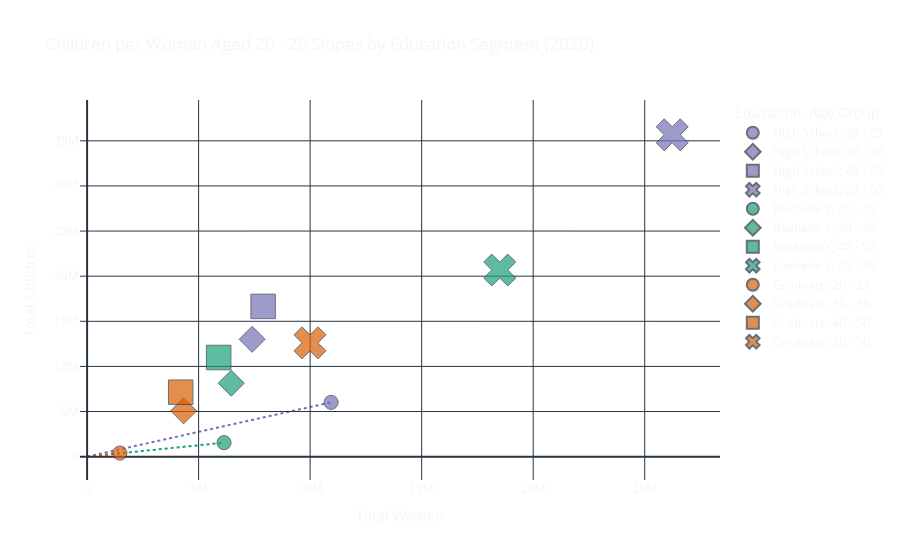

Notebook code cell kept with this figure:
### Code cell
size = {
    "20 - 29": 10,
    "30 - 39": 20,
    "40 - 50": 30,
    "20 - 50": 40,
}
fdf = make_education_filtered_df(df.copy()).groupby(["Year", "Education"], as_index=False).agg({"Birth Rate": "sum", "Children Ever Born per Woman": "sum", "Total Women": "sum", "Total Children": "sum", "Total Births": "sum"})
fdf["Age Group"] = "20 - 50"
fdf = pd.concat([fdf, df])
fdf = make_education_filtered_df(fdf)
fdf["Size"] = fdf["Age Group"].replace(size)
fdf["Education Order"] = fdf["Education"].apply(lambda x: education_rank_order.index(x))
fdf = fdf.sort_values(["Education Order", "Size"])


YEAR = 2020
fdf = fdf[fdf["Year"] == YEAR]


def draw_line(fig, df, education, age_group, color):
    row = df[(df["Education"] == education) & (df["Age Group"] == age_group)].iloc[0]
    fig.add_shape(
        type="line",
        x0=0,
        y0=0,
        x1=row["Total Women"],
        y1=row["Total Children"],
        layer="below",
        line=dict(
            color=color,
            width=2,
            dash="dot",
        ),
    )

for age_group in ["20 - 29", "30 - 39", "40 - 50", "20 - 50"]:

    fig = px.scatter(
        fdf,
        x="Total Women",
        y="Total Children",
        symbol="Age Group",
        color="Education",
        size="Size",
        template="plotly_dark",
        color_discrete_sequence=[colorbrewer.Dark2[2], colorbrewer.Dark2[0], colorbrewer.Dark2[1]],
        title=f"Children per Woman Aged {age_group} Slopes by Education Segment ({YEAR})",
        hover_data=["Children Ever Born per Woman"]
    )

    education_groups = fdf["Education"].unique()
    for education, age_group, color in zip(education_groups, [age_group] * len(education), [colorbrewer.Dark2[2], colorbrewer.Dark2[0], colorbrewer.Dark2[1]]):
        draw_line(
            fig,
            fdf,
            education,
            age_group,
            color
        )

    fig.update_layout(
        paper_bgcolor='rgba(0,0,0,0)',
        plot_bgcolor='rgba(0,0,0,0)',
    )
    fig.show()

### Figure 1 — Plotly figure (JSON) as saved in the notebook; plotly's stock layout.template omitted (floating-point values rounded to 4 significant figures)
{"data": [{"customdata": [[0.5499]], "hovertemplate": "Education=High School<br>Age Group=20 - 29<br>Total Women=%{x}<br>Total Children=%{y}<br>Size=%{marker.size}<br>Children Ever Born per Woman=%{customdata[0]}<extra></extra>", "legendgroup": "High School, 20 - 29", "marker": {"color": "rgb(117,112,179)", "size": [10], "sizemode": "area", "sizeref": 0.1, "symbol": "circle"}, "mode": "markers", "name": "High School, 20 - 29", "orientation": "v", "showlegend": true, "type": "scatter", "x": [10940000], "xaxis": "x", "y": [6016273], "yaxis": "y"}, {"customdata": [[1.757]], "hovertemplate": "Education=High School<br>Age Group=30 - 39<br>Total Women=%{x}<br>Total Children=%{y}<br>Size=%{marker.size}<br>Children Ever Born per Woman=%{customdata[0]}<extra></extra>", "legendgroup": "High School, 30 - 39", "marker": {"color": "rgb(117,112,179)", "size": [20], "sizemode": "area", "sizeref": 0.1, "symbol": "diamond"}, "mode": "markers", "name": "High School, 30 - 39", "orientation": "v", "showlegend": true, "type": "scatter", "x": [7400000], "xaxis": "x", "y": [13000760], "yaxis": "y"}, {"customdata": [[2.11]], "hovertemplate": "Education=High School<br>Age Group=40 - 50<br>Total Women=%{x}<br>Total Children=%{y}<br>Size=%{marker.size}<br>Children Ever Born per Woman=%{customdata[0]}<extra></extra>", "legendgroup": "High School, 40 - 50", "marker": {"color": "rgb(117,112,179)", "size": [30], "sizemode": "area", "sizeref": 0.1, "symbol": "square"}, "mode": "markers", "name": "High School, 40 - 50", "orientation": "v", "showlegend": true, "type": "scatter", "x": [7892000], "xaxis": "x", "y": [16649122], "yaxis": "y"}, {"customdata": [[1.36]], "hovertemplate": "Education=High School<br>Age Group=20 - 50<br>Total Women=%{x}<br>Total Children=%{y}<br>Size=%{marker.size}<br>Children Ever Born per Woman=%{customdata[0]}<extra></extra>", "legendgroup": "High School, 20 - 50", "marker": {"color": "rgb(117,112,179)", "size": [40], "sizemode": "area", "sizeref": 0.1, "symbol": "x"}, "mode": "markers", "name": "High School, 20 - 50", "orientation": "v", "showlegend": true, "type": "scatter", "x": [26232000], "xaxis": "x", "y": [35666155], "yaxis": "y"}, {"customdata": [[0.252]], "hovertemplate": "Education=Bachelor's<br>Age Group=20 - 29<br>Total Women=%{x}<br>Total Children=%{y}<br>Size=%{marker.size}<br>Children Ever Born per Woman=%{customdata[0]}<extra></extra>", "legendgroup": "Bachelor's, 20 - 29", "marker": {"color": "rgb(27,158,119)", "size": [10], "sizemode": "area", "sizeref": 0.1, "symbol": "circle"}, "mode": "markers", "name": "Bachelor's, 20 - 29", "orientation": "v", "showlegend": true, "type": "scatter", "x": [6139000], "xaxis": "x", "y": [1547028], "yaxis": "y"}, {"customdata": [[1.26]], "hovertemplate": "Education=Bachelor's<br>Age Group=30 - 39<br>Total Women=%{x}<br>Total Children=%{y}<br>Size=%{marker.size}<br>Children Ever Born per Woman=%{customdata[0]}<extra></extra>", "legendgroup": "Bachelor's, 30 - 39", "marker": {"color": "rgb(27,158,119)", "size": [20], "sizemode": "area", "sizeref": 0.1, "symbol": "diamond"}, "mode": "markers", "name": "Bachelor's, 30 - 39", "orientation": "v", "showlegend": true, "type": "scatter", "x": [6463000], "xaxis": "x", "y": [8143380], "yaxis": "y"}, {"customdata": [[1.863]], "hovertemplate": "Education=Bachelor's<br>Age Group=40 - 50<br>Total Women=%{x}<br>Total Children=%{y}<br>Size=%{marker.size}<br>Children Ever Born per Woman=%{customdata[0]}<extra></extra>", "legendgroup": "Bachelor's, 40 - 50", "marker": {"color": "rgb(27,158,119)", "size": [30], "sizemode": "area", "sizeref": 0.1, "symbol": "square"}, "mode": "markers", "name": "Bachelor's, 40 - 50", "orientation": "v", "showlegend": true, "type": "scatter", "x": [5899000], "xaxis": "x", "y": [10989837], "yaxis": "y"}, {"customdata": [[1.118]], "hovertemplate": "Education=Bachelor's<br>Age Group=20 - 50<br>Total Women=%{x}<br>Total Children=%{y}<br>Size=%{marker.size}<br>Children Ever Born per Woman=%{customdata[0]}<extra></extra>", "legendgroup": "Bachelor's, 20 - 50", "marker": {"color": "rgb(27,158,119)", "size": [40], "sizemode": "area", "sizeref": 0.1, "symbol": "x"}, "mode": "markers", "name": "Bachelor's, 20 - 50", "orientation": "v", "showlegend": true, "type": "scatter", "x": [18501000], "xaxis": "x", "y": [20680245], "yaxis": "y"}, {"customdata": [[0.268]], "hovertemplate": "Education=Graduate<br>Age Group=20 - 29<br>Total Women=%{x}<br>Total Children=%{y}<br>Size=%{marker.size}<br>Children Ever Born per Woman=%{customdata[0]}<extra></extra>", "legendgroup": "Graduate, 20 - 29", "marker": {"color": "rgb(217,95,2)", "size": [10], "sizemode": "area", "sizeref": 0.1, "symbol": "circle"}, "mode": "markers", "name": "Graduate, 20 - 29", "orientation": "v", "showlegend": true, "type": "scatter", "x": [1471000], "xaxis": "x", "y": [394228], "yaxis": "y"}, {"customdata": [[1.173]], "hovertemplate": "Education=Graduate<br>Age Group=30 - 39<br>Total Women=%{x}<br>Total Children=%{y}<br>Size=%{marker.size}<br>Children Ever Born per Woman=%{customdata[0]}<extra></extra>", "legendgroup": "Graduate, 30 - 39", "marker": {"color": "rgb(217,95,2)", "size": [20], "sizemode": "area", "sizeref": 0.1, "symbol": "diamond"}, "mode": "markers", "name": "Graduate, 30 - 39", "orientation": "v", "showlegend": true, "type": "scatter", "x": [4327000], "xaxis": "x", "y": [5075571], "yaxis": "y"}, {"customdata": [[1.702]], "hovertemplate": "Education=Graduate<br>Age Group=40 - 50<br>Total Women=%{x}<br>Total Children=%{y}<br>Size=%{marker.size}<br>Children Ever Born per Woman=%{customdata[0]}<extra></extra>", "legendgroup": "Graduate, 40 - 50", "marker": {"color": "rgb(217,95,2)", "size": [30], "sizemode": "area", "sizeref": 0.1, "symbol": "square"}, "mode": "markers", "name": "Graduate, 40 - 50", "orientation": "v", "showlegend": true, "type": "scatter", "x": [4196000], "xaxis": "x", "y": [7141592], "yaxis": "y"}, {"customdata": [[1.262]], "hovertemplate": "Education=Graduate<br>Age Group=20 - 50<br>Total Women=%{x}<br>Total Children=%{y}<br>Size=%{marker.size}<br>Children Ever Born per Woman=%{customdata[0]}<extra></extra>", "legendgroup": "Graduate, 20 - 50", "marker": {"color": "rgb(217,95,2)", "size": [40], "sizemode": "area", "sizeref": 0.1, "symbol": "x"}, "mode": "markers", "name": "Graduate, 20 - 50", "orientation": "v", "showlegend": true, "type": "scatter", "x": [9994000], "xaxis": "x", "y": [12611391], "yaxis": "y"}], "layout": {"legend": {"itemsizing": "constant", "title": {"text": "Education, Age Group"}, "tracegroupgap": 0}, "paper_bgcolor": "rgba(0,0,0,0)", "plot_bgcolor": "rgba(0,0,0,0)", "shapes": [{"layer": "below", "line": {"color": "rgb(117,112,179)", "dash": "dot", "width": 2}, "type": "line", "x0": 0, "x1": 10940000, "y0": 0, "y1": 6016273}, {"layer": "below", "line": {"color": "rgb(27,158,119)", "dash": "dot", "width": 2}, "type": "line", "x0": 0, "x1": 6139000, "y0": 0, "y1": 1547028}, {"layer": "below", "line": {"color": "rgb(217,95,2)", "dash": "dot", "width": 2}, "type": "line", "x0": 0, "x1": 1471000, "y0": 0, "y1": 394228}], "title": {"text": "Children per Woman Aged 20 - 29 Slopes by Education Segment (2020)"}, "xaxis": {"anchor": "y", "domain": [0, 1], "title": {"text": "Total Women"}}, "yaxis": {"anchor": "x", "domain": [0, 1], "title": {"text": "Total Children"}}}}
